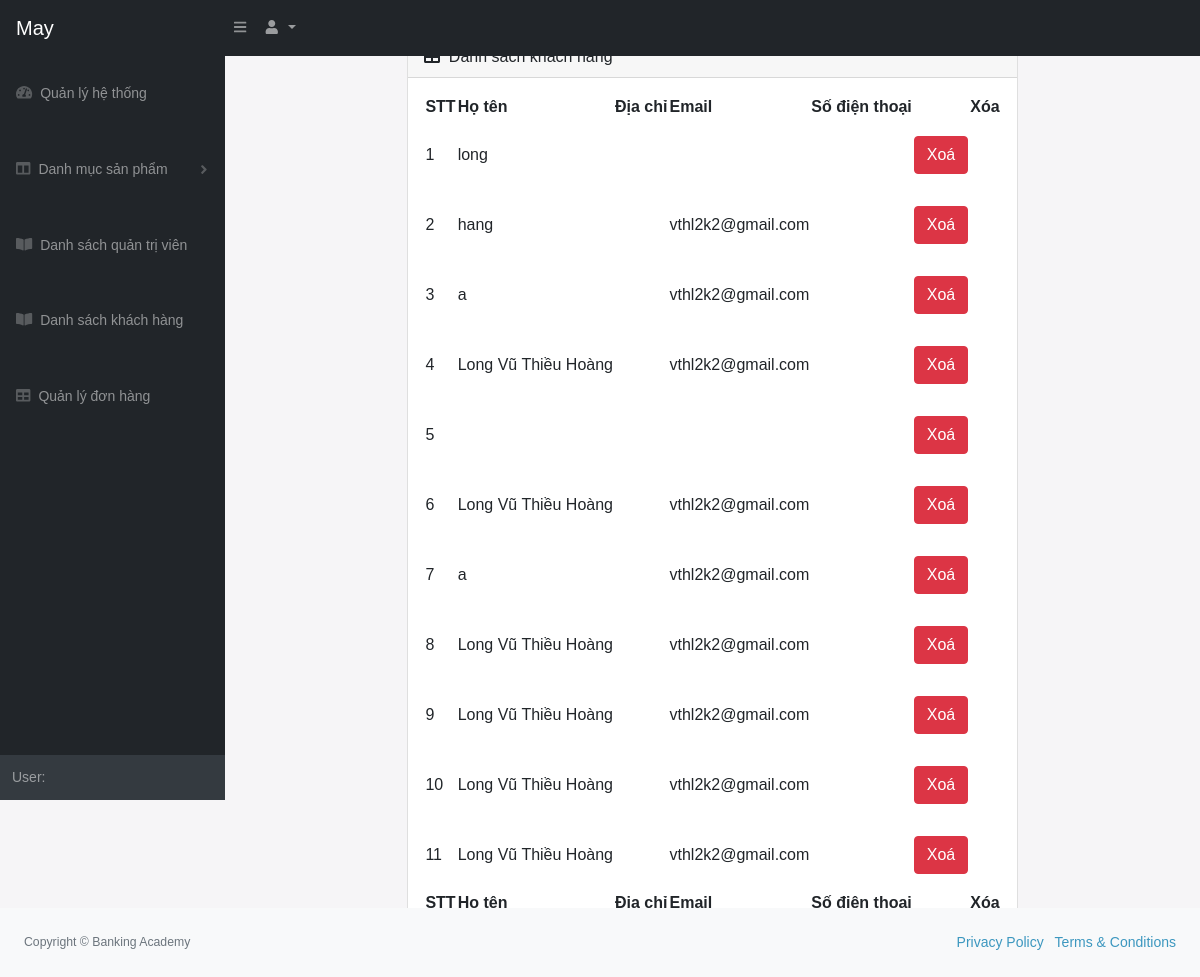
Screenshot of /wish-master/admin/khachhang.php (signed in) with the database file from the repository.
### tables this page shows
CREATE TABLE `tbl_khachhang` (
  `khachhang_id` int(11) NOT NULL,
  `tenkh` varchar(100) NOT NULL,
  `sdt` varchar(50) NOT NULL,
  `diachi` varchar(200) NOT NULL,
  `email` varchar(150) NOT NULL,
  `password` varchar(100) NOT NULL
);

### wish-master/admin/khachhang.php (the view, shortened to what this page needs)
<!DOCTYPE html>
<html lang="en">
    <head>
        <link href="https://cdn.jsdelivr.net/npm/simple-datatables@latest/dist/style.css" rel="stylesheet" />
        <link href="css/styles.css" rel="stylesheet" />
    </head>
    <body class="sb-nav-fixed">
        <?php
        include("slide.php");
        ?>
            <div id="layoutSidenav_content">
                <main>
                    <div class="container-fluid px-4">
                        <ol class="breadcrumb mb-4">
                            <li class="breadcrumb-item"><a href="index.php">Quản trị hệ thống</a></li>
                            <li class="breadcrumb-item active">Danh sách khách hàng</li>
                        </ol>
                        <div class="card mb-4">
                            <div class="card-header">
                                Danh sách khách hàng
                            </div>
                            <div class="card-body">
                                <table id="datatablesSimple">
                                    <thead>
                                        <tr>
                                            <th>STT</th>
                                            <th>Họ tên</th>
                                            <th>Địa chỉ</th>
                                            <th>Email</th>
                                            <th>Số điện thoại<th>
                                            <th>Xóa</th>
                                        </tr>
                                    </thead>
                                    <tfoot>
                                        <tr>
                                            <th>STT</th>
                                            <th>Họ tên</th>
                                            <th>Địa chỉ</th>
                                            <th>Email</th>
                                            <th>Số điện thoại<th>
                                            <th>Xóa</th>
                                        </tr>
                                    </tfoot>
                                    <tbody>
                                    <?php
                                    include("./config.php");
                                        $sql = "
                                                  SELECT * FROM tbl_khachhang
                                        ";
                                        $ket_qua = mysqli_query($ket_noi, $sql);
                                        $i=0;
                                        while ($row = mysqli_fetch_array($ket_qua)) {
                                            $i++;
                                    ;?>
                                        <tr>
                                            <td><?php echo $i;?></td>
                                            <td><?php echo $row["tenkh"];?></td>
                                            <td><?php echo $row["diachi"];?></td>
                                            <td><?php echo $row["email"];?></td>
                                            <td><?php echo $row["sdt"];?></td>
                                            <td><a class="btn btn-danger" href="khachhangxoa.php?id=<?php echo $row["khachhang_id"]; ?>" onclick="return confirm('Bạn có muốn xoá?')">Xoá</a></td>
                                        </tr>
                                    <?php
                                        }
                                    ;?>
                                    </tbody>
                                </table>
                            </div>
                        </div>
                    </div>
                </main>
                <footer class="py-4 bg-light mt-auto">
                    <div class="container-fluid px-4">
                        <div class="d-flex align-items-center justify-content-between small">
                            <div class="text-muted">Copyright &copy; Banking Academy</div>
                            <div>
                                <a href="#">Privacy Policy</a>
                                &middot;
                                <a href="#">Terms &amp; Conditions</a>
                            </div>
                        </div>
                    </div>
                </footer>
            </div>
        </div>
    </body>
</html>

### rows the page displays
tbl_khachhang: tenkh "long"
tbl_khachhang: tenkh "hang", email "vthl2k2@gmail.com"
tbl_khachhang: tenkh "a", email "vthl2k2@gmail.com"
tbl_khachhang: tenkh "Long Vũ Thiều Hoàng", email "vthl2k2@gmail.com"
tbl_khachhang: tenkh "Long Vũ Thiều Hoàng", email "vthl2k2@gmail.com"
tbl_khachhang: tenkh "a", email "vthl2k2@gmail.com"
tbl_khachhang: tenkh "Long Vũ Thiều Hoàng", email "vthl2k2@gmail.com"
tbl_khachhang: tenkh "Long Vũ Thiều Hoàng", email "vthl2k2@gmail.com"
tbl_khachhang: tenkh "Long Vũ Thiều Hoàng", email "vthl2k2@gmail.com"
tbl_khachhang: tenkh "Long Vũ Thiều Hoàng", email "vthl2k2@gmail.com"
